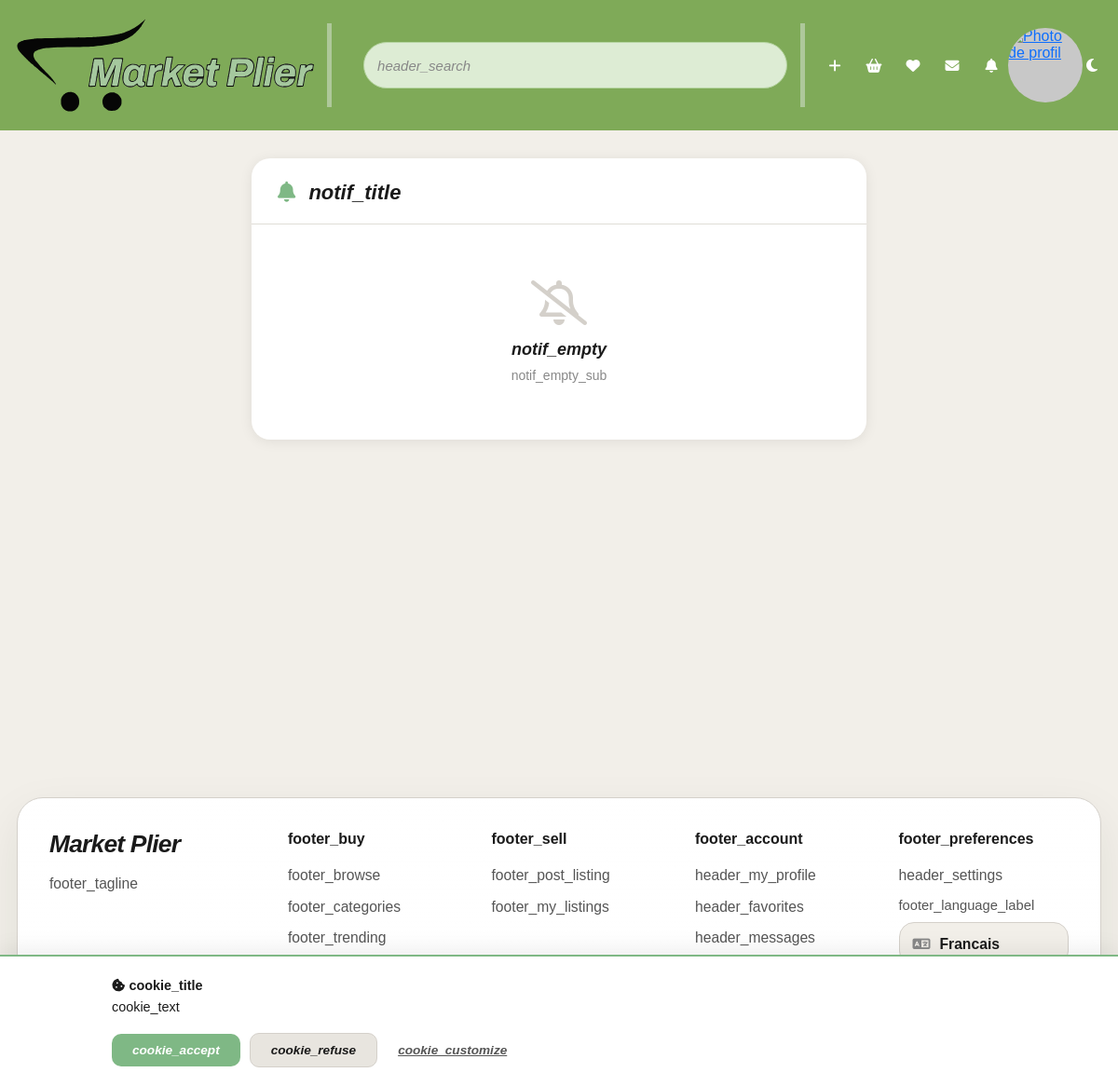
The page /notifications/index.php (signed in) on the database as committed earlier.
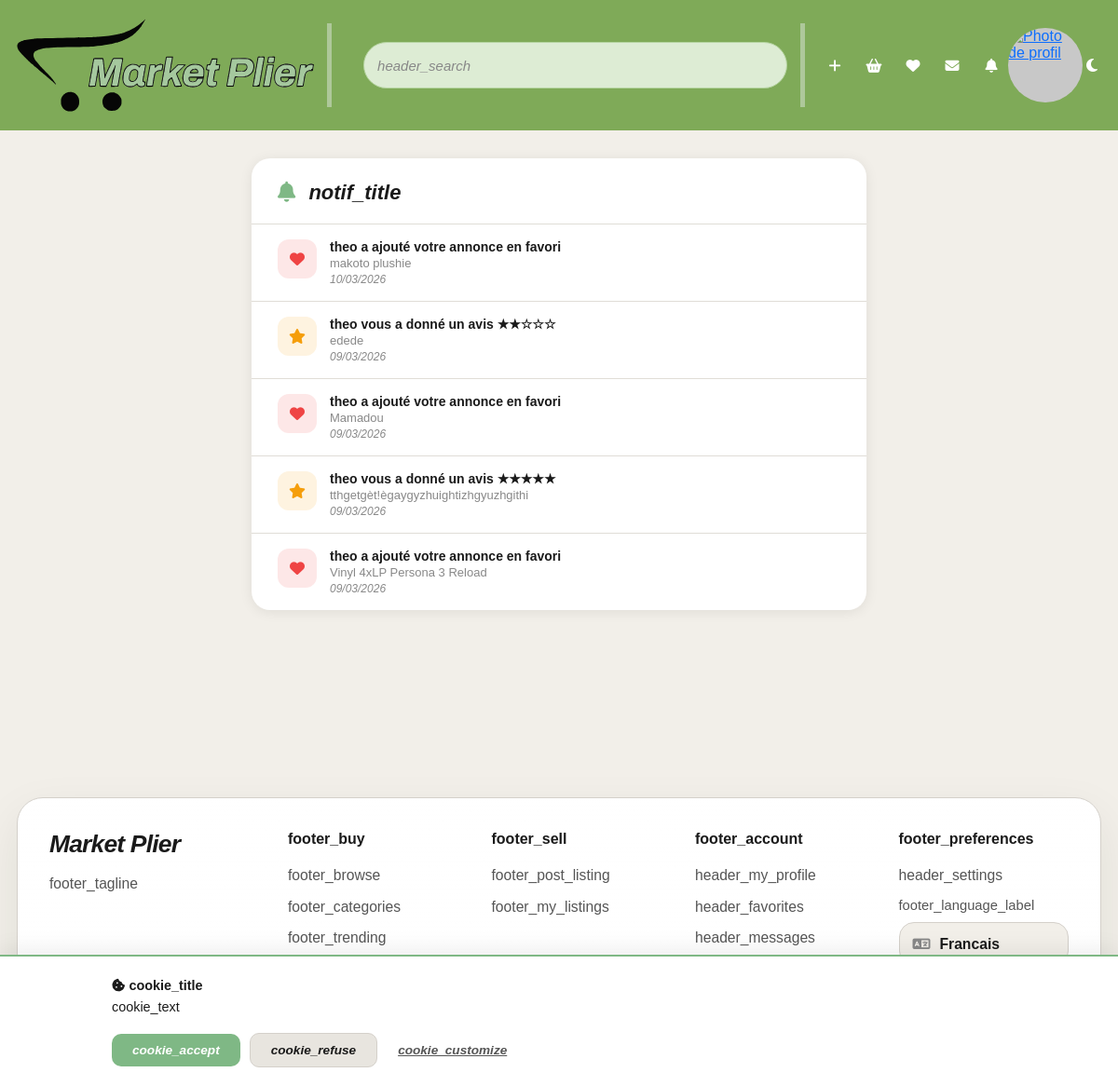
The same page on the database as committed later.
### tables this page shows
CREATE TABLE `notifications` (
  `id` int UNSIGNED NOT NULL,
  `auth_token` varchar(64) NOT NULL,
  `type` enum('message','review','favorite','system','sale') NOT NULL DEFAULT 'system',
  `title` varchar(255) NOT NULL,
  `content` text,
  `link` varchar(500) DEFAULT NULL,
  `is_read` tinyint(1) DEFAULT '0',
  `created_at` timestamp NULL DEFAULT CURRENT_TIMESTAMP
);

### includes/lang.php (called while the page is built, shortened)
<?php
function normalizeLang($lang)
{
  $allowed = ['fr', 'en', 'es', 'de'];
  return in_array($lang, $allowed, true) ? $lang : 'fr';
}
function loadTranslations($lang = 'fr')
{
  $lang = normalizeLang($lang);
  $file = __DIR__ . '/translations/' . $lang . '.php';
  if (file_exists($file)) {
    return require $file;
  }
  return require __DIR__ . '/translations/fr.php';
}
function t($key, $translations = null)
{
  global $_translations;
  $t = $translations ?? $_translations ?? [];
  return $t[$key] ?? $key;
}
function getUserLang()
{
  if (isset($_SESSION['auth_token']) && isset($GLOBALS['pdo'])) {
    try {
      $stmt = $GLOBALS['pdo']->prepare("SELECT language FROM user_settings WHERE auth_token = ?");
      $stmt->execute([$_SESSION['auth_token']]);
      $row = $stmt->fetch();
    } catch (\PDOException $e) {
    }
  }
  return 'fr';
}
if (!isset($_translations)) {
  $_translations = loadTranslations(getUserLang());
}

### notifications/index.php (the view, shortened to what this page needs)
<?php
require_once '../database/db.php';
require_once '../includes/lang.php';
$myToken = $_SESSION['auth_token'];
$stmt = $pdo->prepare("
    SELECT id, type, title, content, link, is_read, created_at
    FROM notifications
    WHERE auth_token = ?
    ORDER BY created_at DESC
    LIMIT 100
");
$stmt->execute([$myToken]);
$notifications = $stmt->fetchAll();
$typeIcons = [
  'message'  => 'fa-envelope',
  'review'   => 'fa-star',
  'favorite' => 'fa-heart',
  'system'   => 'fa-bell',
  'sale'     => 'fa-credit-card',
];
$typeColors = [
  'message'  => '#3b82f6',
  'review'   => '#f59e0b',
  'favorite' => '#ef4444',
  'system'   => '#7fb885',
  'sale'     => '#10b981',
];
?>
<!DOCTYPE html>
<html lang="<?= htmlspecialchars(getUserLang(), ENT_QUOTES, 'UTF-8') ?>">
<head>
  <link rel="stylesheet" href="../node_modules/bootstrap/dist/css/bootstrap.min.css">
  <link rel="stylesheet" href="../node_modules/@fortawesome/fontawesome-free/css/all.min.css">
  <link rel="stylesheet" href="../styles/index.css">
  <link rel="stylesheet" href="../styles/notifications.css">
  <link rel="stylesheet" href="../styles/theme.css">
</head>
<body>
  <?php
  include '../header.php';
  ?>
  <main class="notif-main">
    <div class="notif-container">
      <div class="notif-header">
        <h1 class="notif-title"><i class="fa-solid fa-bell"></i> <?= htmlspecialchars(t('notif_title'), ENT_QUOTES, 'UTF-8') ?></h1>
      </div>
      <?php if (empty($notifications)): ?>
        <div class="notif-empty">
          <i class="fa-regular fa-bell-slash"></i>
          <p><?= htmlspecialchars(t('notif_empty'), ENT_QUOTES, 'UTF-8') ?></p>
          <span><?= htmlspecialchars(t('notif_empty_sub'), ENT_QUOTES, 'UTF-8') ?></span>
        </div>
      <?php else: ?>
        <div class="notif-list">
          <?php foreach ($notifications as $notif):
            $icon = $typeIcons[$notif['type']] ?? 'fa-bell';
            $color = $typeColors[$notif['type']] ?? '#7fb885';
            $isNew = !$notif['is_read'];
            $timeAgo = time() - strtotime($notif['created_at']);
            if ($timeAgo < 60) $timeLabel = t('notif_just_now');
            elseif ($timeAgo < 3600) $timeLabel = floor($timeAgo / 60) . ' min';
            elseif ($timeAgo < 86400) $timeLabel = floor($timeAgo / 3600) . ' h';
            elseif ($timeAgo < 604800) $timeLabel = floor($timeAgo / 86400) . ' j';
            else $timeLabel = date('d/m/Y', strtotime($notif['created_at']));
          ?>
            <?php if ($notif['link']): ?>
              <a href="../<?= htmlspecialchars($notif['link'], ENT_QUOTES, 'UTF-8') ?>" class="notif-item <?= $isNew ? 'notif-new' : '' ?>">
              <?php else: ?>
                <div class="notif-item <?= $isNew ? 'notif-new' : '' ?>">
                <?php endif; ?>
                <div class="notif-icon" style="background: <?= $color ?>20; color: <?= $color ?>">
                  <i class="fa-solid <?= $icon ?>"></i>
                </div>
                <div class="notif-body">
                  <div class="notif-item-title"><?= htmlspecialchars($notif['title'], ENT_QUOTES, 'UTF-8') ?></div>
                  <?php if ($notif['content']): ?>
                    <div class="notif-item-content"><?= htmlspecialchars($notif['content'], ENT_QUOTES, 'UTF-8') ?></div>
                  <?php endif; ?>
                  <div class="notif-item-time"><?= $timeLabel ?></div>
                </div>
                <?php if ($notif['link']): ?>
              </a>
            <?php else: ?>
        </div>
      <?php endif; ?>
          <?php endforeach; ?>
        </div>
      <?php endif; ?>
    </div>
  </main>
  <?php include '../footer.php'; ?>
</body>
</html>

Rows that differ between the two databases and show on the page:
added notifications: title "theo a ajouté votre annonce en favori", content "makoto plushie", created_at "10/03/2026"
added notifications: title "theo vous a donné un avis ★★☆☆☆", content "edede", created_at "09/03/2026", type "review" (drawn)
added notifications: title "theo a ajouté votre annonce en favori", content "Mamadou", created_at "09/03/2026"
added notifications: title "theo vous a donné un avis ★★★★★", content "tthgetgèt!ègaygyzhuightizhgyuzhgithi", created_at "09/03/2026", type "review" (drawn)
added notifications: title "theo a ajouté votre annonce en favori", content "Vinyl 4xLP Persona 3 Reload", created_at "09/03/2026"
Other text that changed with them:
t('notif_empty'): "notif_empty" → (not shown)
t('notif_empty_sub'): "notif_empty_sub" → (not shown)
